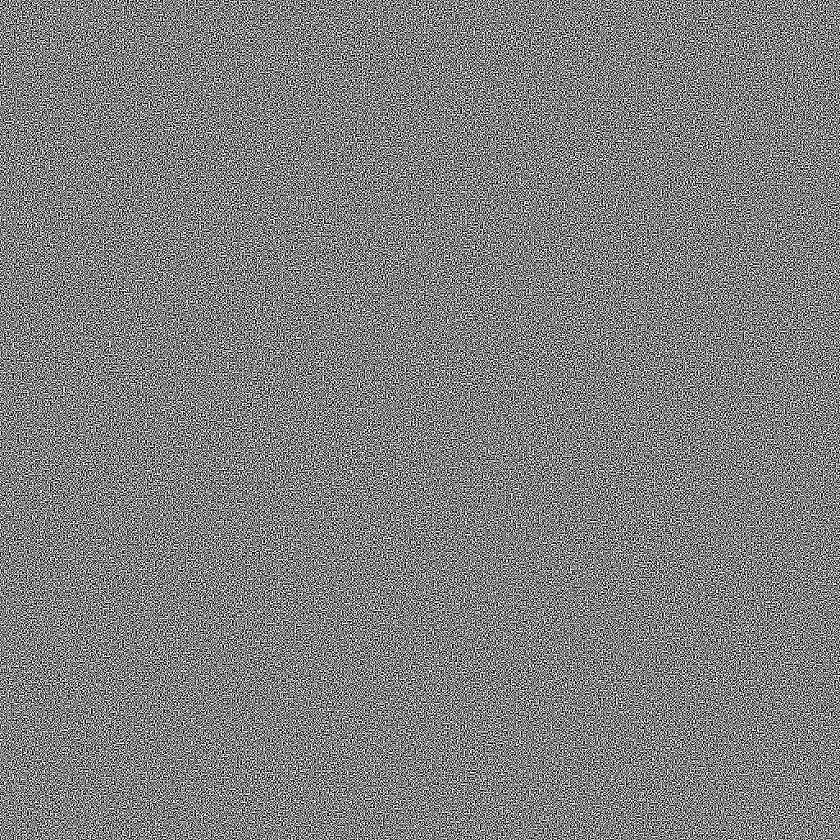
#> input picture Lenna_A.png, 840 x 840 px, shrunk from 1024 x 1024 before the run
$ python -i visual_cryptography_py3.py   (imports and definitions only)
#> lines starting #> are read from the running program, lines starting #| are printed output that depends on the picture
# Copyright, Robert Donovan, LessonStudio, 2014
# If you use this then tweet what you did with it @LessonStudio.

# This file takes one argument which is a file that you would like to split into two encrypted images.
# The original image can only be viewed by overlaying the two encrypted images.
# If printed on clear plastic, It can be very finicky to align the two images if the pixel count is too high.
# For best results keep the original image below 200x200 pixels and print as large as possible onto clear plastic to
# obtain the best results.

# You can go to higher resolutions but you then really have to be precise when aligning the two images.

# The resulting images will be twice as wide and twice as tall pixelwise and there is only 1 bit colour.#Copyright, Robert Donovan, LessonStudio, 2014
# If you use this then tweet what you did with it @LessonStudio.

# This file takes one argument which is a file that you would like to split into two encrypted images.
# The original image can only be viewed by overlaying the two encrypted images.
# If printed on clear plastic, It can be very finicky to align the two images if the pixel count is too high.
# For best results keep the original image below 200x200 pixels and print as large as possible onto clear plastic to
# obtain the best results.

# You can go to higher resolutions but you then really have to be precise when aligning the two images.

# The resulting images will be twice as wide and twice as tall pixelwise and there is only 1 bit colour.

# Future features should include alignment marks to make aligning the two transparancies easier.

# Maybe I will increase the efficiency of the conversion except that I find that I spend more prep time in
# photoshop by many orders of magnitude than any time savings that could be extracted.

# The reason I built this is that I found many tools out there for doing this that didn't work for a
# variety of reasons including being built for long dead versions of Python or PIL.

# USAGE: python visual_cryptography.py file_to_encrypt.png

from PIL import Image, ImageDraw
import os
import sys
from random import SystemRandom
import argparse

random = SystemRandom()
# If you want to use the more powerful PyCrypto (pip install pycrypto) then uncomment the next line and comment out the previous two lines
#from Crypto.Random import random
xrange = range
img_filename_bw = ""
cimg_filename_bw = ""
slide_filename_A = ""
slide_filename_B = ""

# [55 lines left out: function and_images, not called in this run]

def encryptImage(infile):
#> called with infile = 'Lenna_A.png'
    img = Image.open(infile)
#> img is the input picture: PIL image 840x840 L; min 0, max 255, mean 127.5

    img = img.convert('1')  # convert image to 1 bit
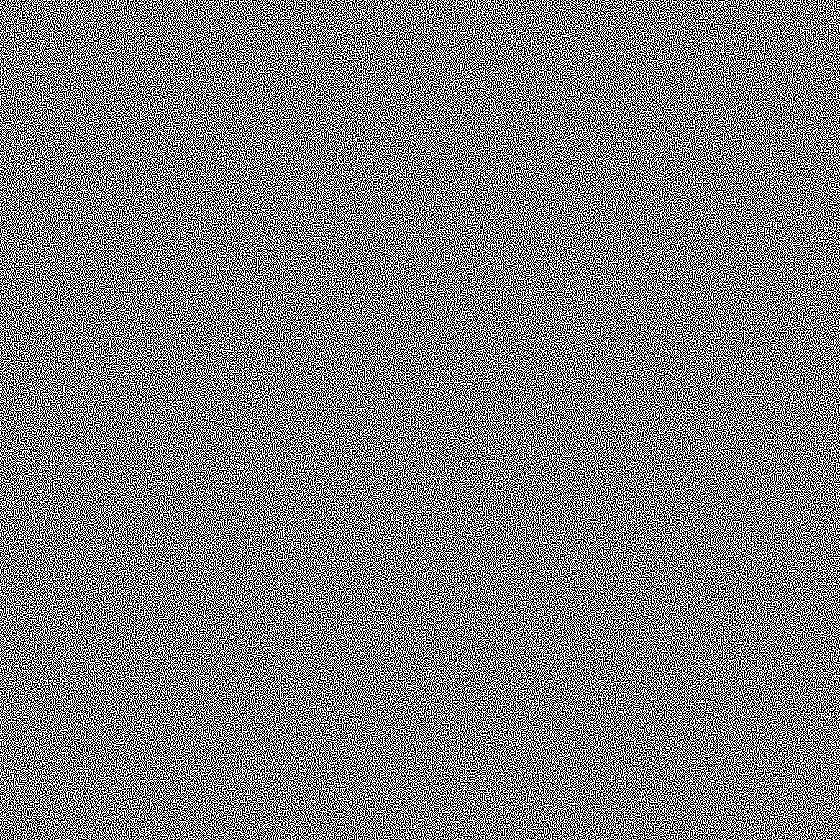
#> img: PIL image 840x840 1; 50% white in thin lines or dots
    img.save(img_filename_bw, 'PNG')

    print("Target Image size: {}".format(img.size))
#| Target Image size: (840, 840)
    # Prepare two empty slider images for drawing
    width = img.size[0]*2
#> width = 1680
    height = img.size[1]*2
#> height = 1680
    print("Slide size{} x {}".format(width, height))
#| Slide size1680 x 1680
    slide_image_A = Image.new('1', (width, height))
#> slide_image_A: PIL image 1680x1680 1; every value is 0
    slide_image_B = Image.new('1', (width, height))
    draw_A = ImageDraw.Draw(slide_image_A)
    draw_B = ImageDraw.Draw(slide_image_B)
    # There are 6(4 choose 2) possible patterns and it is too late for me to think in binary and do these efficiently
    patterns = ((1, 1, 0, 0), (1, 0, 1, 0), (1, 0, 0, 1),
                (0, 1, 1, 0), (0, 1, 0, 1), (0, 0, 1, 1))
    # Cycle through pixels
    for x in xrange(0, int(width/2)):
        for y in xrange(0, int(height/2)):
            pixel = img.getpixel((x, y))
            pat = random.choice(patterns)
            # A will always get the pattern
            draw_A.point((x*2, y*2), pat[0])
            draw_A.point((x*2+1, y*2), pat[1])
            draw_A.point((x*2, y*2+1), pat[2])
            draw_A.point((x*2+1, y*2+1), pat[3])
            if pixel == 0:  # Dark pixel so B gets the anti pattern
                draw_B.point((x*2, y*2), 1-pat[0])
                draw_B.point((x*2+1, y*2), 1-pat[1])
                draw_B.point((x*2, y*2+1), 1-pat[2])
                draw_B.point((x*2+1, y*2+1), 1-pat[3])
            else:
                draw_B.point((x*2, y*2), pat[0])
                draw_B.point((x*2+1, y*2), pat[1])
                draw_B.point((x*2, y*2+1), pat[2])
                draw_B.point((x*2+1, y*2+1), pat[3])

    slide_image_A.save(slide_filename_A + ".png", 'PNG')
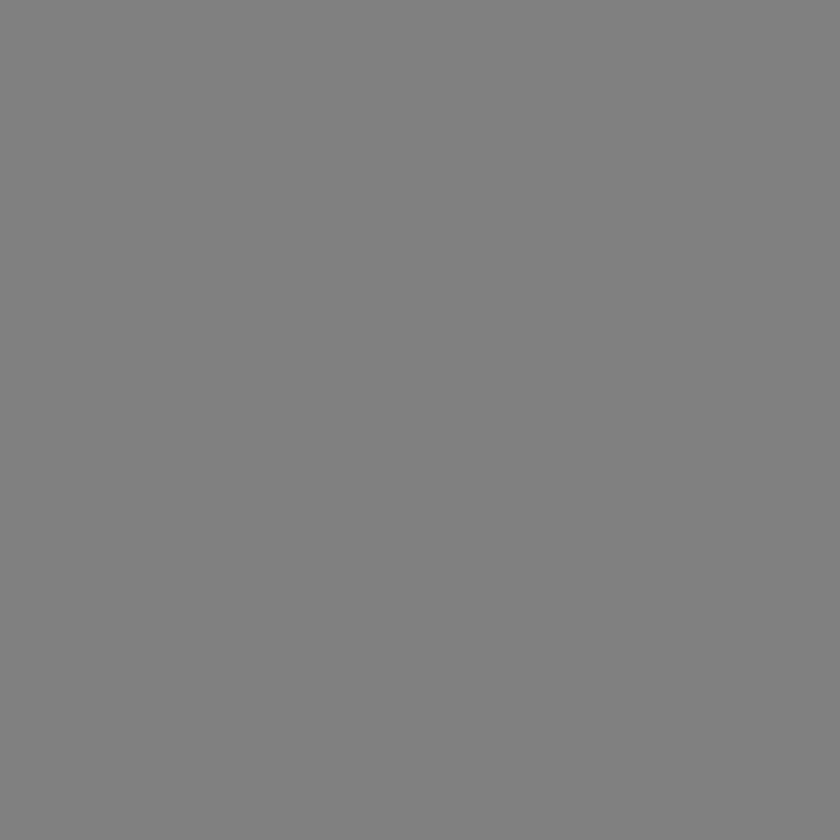
#> saved as .png: PIL image 1680x1680 1 (shown at 1/2 size); 50% white in thin lines or dots
    slide_image_B.save(slide_filename_B + ".png", 'PNG')


# [51 lines left out: function main, not called in this run]

# [2 lines not run here, left out]
'''
TODO
1. Restore original image from 2 slides
2. Try completely different cimage
3. Add fool proof - check target and candidate images are of the same size
Why images are so similar?
'''

>>> result = encryptImage('Lenna_A.png')
